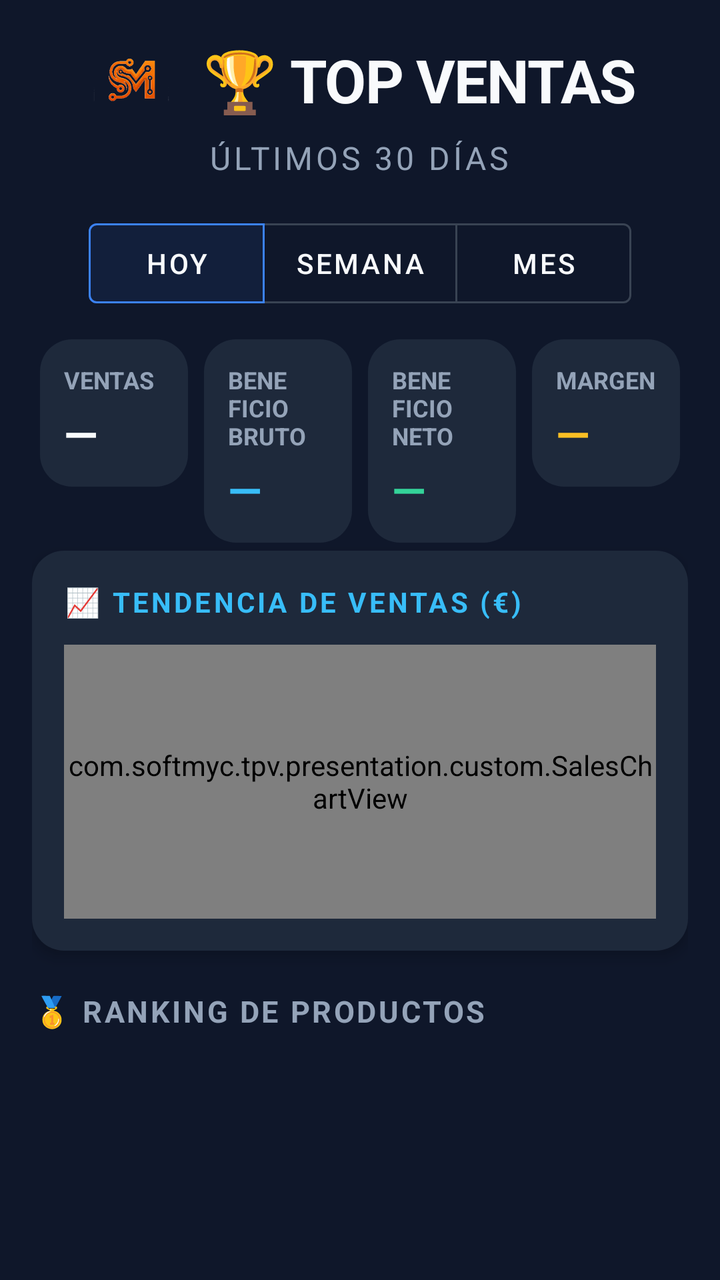
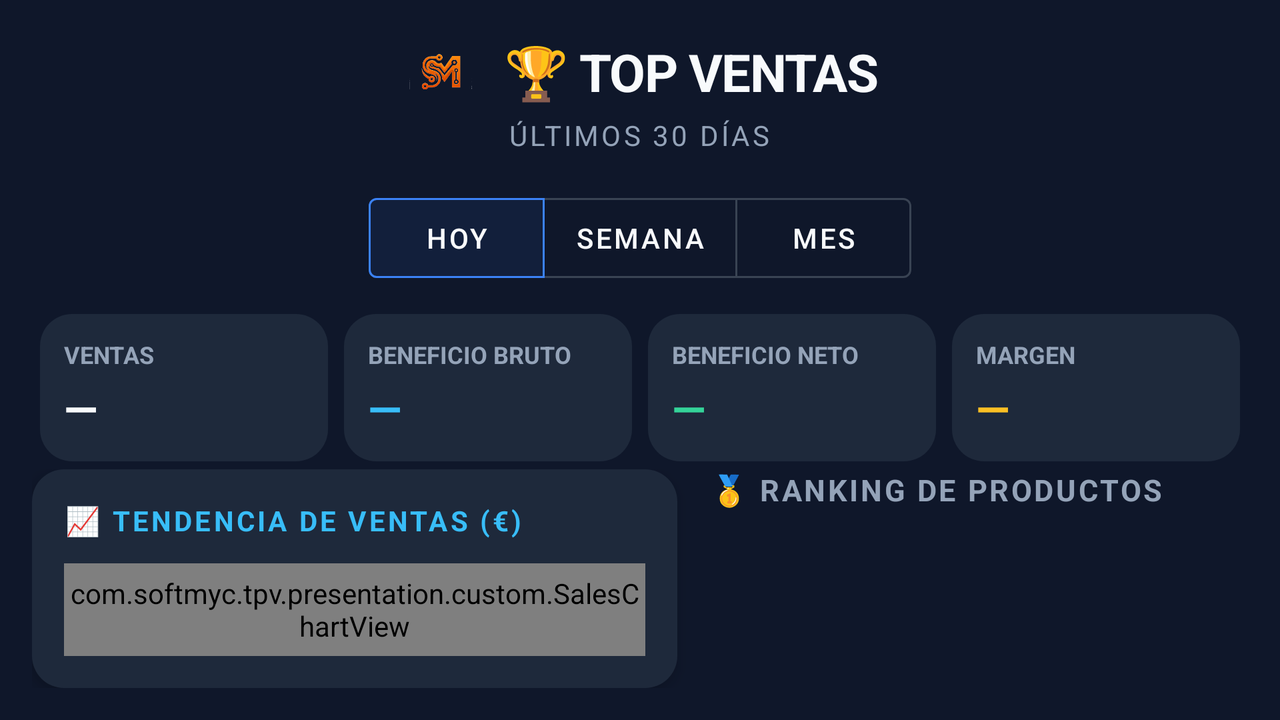

First picture: res/layout/ on a phone held upright. Second picture: the repository's own variant of that layout, on a device whose configuration matches the variant's folder. Source for both follows.
<!-- AndroidManifest.xml: application theme Theme.MyApplication -->
<!-- res/layout/activity_estadisticas.xml -->
<?xml version="1.0" encoding="utf-8"?>
<LinearLayout xmlns:android="http://schemas.android.com/apk/res/android"
    xmlns:app="http://schemas.android.com/apk/res-auto"
    xmlns:tools="http://schemas.android.com/tools"
    android:layout_width="match_parent"
    android:layout_height="match_parent"
    android:orientation="vertical"
    android:background="#0F172A"
    android:padding="16dp"
    android:fitsSystemWindows="true">

    
    <RelativeLayout
        android:layout_width="match_parent"
        android:layout_height="wrap_content"
        android:layout_marginBottom="16dp">

        <ImageButton
            android:id="@+id/btnBack"
            android:layout_width="48dp"
            android:layout_height="48dp"
            android:layout_alignParentStart="true"
            android:layout_centerVertical="true"
            android:background="?attr/selectableItemBackgroundBorderless"
            android:src="@drawable/ic_arrow_back"
            android:contentDescription="@string/volver" />

        <LinearLayout
            android:layout_width="wrap_content"
            android:layout_height="wrap_content"
            android:layout_centerInParent="true"
            android:orientation="vertical"
            android:gravity="center">

            <LinearLayout
                android:layout_width="wrap_content"
                android:layout_height="wrap_content"
                android:orientation="horizontal"
                android:gravity="center_vertical">

                <ImageView
                    android:contentDescription="@null"
                    android:layout_width="48dp"
                    android:layout_height="48dp"
                    android:src="@drawable/ic_logo_monogram"
                    android:scaleType="fitCenter"
                    android:layout_marginEnd="12dp" />

                <TextView
                    android:layout_width="wrap_content"
                    android:layout_height="wrap_content"
                    android:text="@string/top_ventas"
                    android:textColor="#F8FAFC"
                    android:textSize="30sp"
                    android:textStyle="bold"
                    android:letterSpacing="-0.02"/>
            </LinearLayout>

            <TextView
                android:layout_width="wrap_content"
                android:layout_height="wrap_content"
                android:text="@string/ultimos_30_dias"
                android:textColor="#94A3B8"
                android:textSize="16sp"
                android:layout_marginTop="4dp"
                android:textAllCaps="true"
                android:letterSpacing="0.1"/>
        </LinearLayout>
    </RelativeLayout>

    
    <com.google.android.material.button.MaterialButtonToggleGroup
        android:id="@+id/grupoPeriodo"
        android:layout_width="wrap_content"
        android:layout_height="wrap_content"
        android:layout_gravity="center_horizontal"
        android:layout_marginBottom="8dp"
        app:checkedButton="@+id/btnPeriodoHoy"
        app:selectionRequired="true"
        app:singleSelection="true">

        <com.google.android.material.button.MaterialButton
            android:id="@+id/btnPeriodoHoy"
            style="@style/Widget.MaterialComponents.Button.OutlinedButton"
            android:layout_width="wrap_content"
            android:layout_height="52dp"
            android:text="@string/periodo_hoy"
            android:textColor="#F8FAFC" />

        <com.google.android.material.button.MaterialButton
            android:id="@+id/btnPeriodoSemana"
            style="@style/Widget.MaterialComponents.Button.OutlinedButton"
            android:layout_width="wrap_content"
            android:layout_height="52dp"
            android:text="@string/periodo_semana"
            android:textColor="#F8FAFC" />

        <com.google.android.material.button.MaterialButton
            android:id="@+id/btnPeriodoMes"
            style="@style/Widget.MaterialComponents.Button.OutlinedButton"
            android:layout_width="wrap_content"
            android:layout_height="52dp"
            android:text="@string/periodo_mes"
            android:textColor="#F8FAFC" />
    </com.google.android.material.button.MaterialButtonToggleGroup>

    <LinearLayout
        android:layout_width="match_parent"
        android:layout_height="wrap_content"
        android:baselineAligned="false"
        android:orientation="horizontal">

        <LinearLayout
            android:id="@+id/cajaVentas"
            android:layout_width="0dp"
            android:layout_height="wrap_content"
            android:layout_weight="1"
            android:layout_margin="4dp"
            android:background="@drawable/fondo_tarjeta_stats"
            android:orientation="vertical"
            android:padding="12dp">

            <TextView
                android:layout_width="wrap_content"
                android:layout_height="wrap_content"
                android:text="@string/rentabilidad_ventas"
                android:textAllCaps="true"
                android:textColor="#94A3B8"
                android:textSize="12sp"
                android:textStyle="bold" />

            <TextView
                android:id="@+id/txtVentasPeriodo"
                android:layout_width="wrap_content"
                android:layout_height="wrap_content"
                android:layout_marginTop="4dp"
                android:text="—"
                android:textColor="#F8FAFC"
                android:textSize="22sp"
                android:textStyle="bold" />
        </LinearLayout>
        <LinearLayout
            android:id="@+id/cajaBruto"
            android:layout_width="0dp"
            android:layout_height="wrap_content"
            android:layout_weight="1"
            android:layout_margin="4dp"
            android:background="@drawable/fondo_tarjeta_stats"
            android:orientation="vertical"
            android:padding="12dp">

            <TextView
                android:layout_width="wrap_content"
                android:layout_height="wrap_content"
                android:text="@string/rentabilidad_bruto"
                android:textAllCaps="true"
                android:textColor="#94A3B8"
                android:textSize="12sp"
                android:textStyle="bold" />

            <TextView
                android:id="@+id/txtBeneficioBruto"
                android:layout_width="wrap_content"
                android:layout_height="wrap_content"
                android:layout_marginTop="4dp"
                android:text="—"
                android:textColor="#38BDF8"
                android:textSize="22sp"
                android:textStyle="bold" />
        </LinearLayout>
        <LinearLayout
            android:id="@+id/cajaNeto"
            android:layout_width="0dp"
            android:layout_height="wrap_content"
            android:layout_weight="1"
            android:layout_margin="4dp"
            android:background="@drawable/fondo_tarjeta_stats"
            android:orientation="vertical"
            android:padding="12dp">

            <TextView
                android:layout_width="wrap_content"
                android:layout_height="wrap_content"
                android:text="@string/rentabilidad_neto"
                android:textAllCaps="true"
                android:textColor="#94A3B8"
                android:textSize="12sp"
                android:textStyle="bold" />

            <TextView
                android:id="@+id/txtBeneficioNeto"
                android:layout_width="wrap_content"
                android:layout_height="wrap_content"
                android:layout_marginTop="4dp"
                android:text="—"
                android:textColor="#34D399"
                android:textSize="22sp"
                android:textStyle="bold" />
        </LinearLayout>
        <LinearLayout
            android:id="@+id/cajaMargen"
            android:layout_width="0dp"
            android:layout_height="wrap_content"
            android:layout_weight="1"
            android:layout_margin="4dp"
            android:background="@drawable/fondo_tarjeta_stats"
            android:orientation="vertical"
            android:padding="12dp">

            <TextView
                android:layout_width="wrap_content"
                android:layout_height="wrap_content"
                android:text="@string/rentabilidad_margen"
                android:textAllCaps="true"
                android:textColor="#94A3B8"
                android:textSize="12sp"
                android:textStyle="bold" />

            <TextView
                android:id="@+id/txtMargen"
                android:layout_width="wrap_content"
                android:layout_height="wrap_content"
                android:layout_marginTop="4dp"
                android:text="—"
                android:textColor="#FBBF24"
                android:textSize="22sp"
                android:textStyle="bold" />
        </LinearLayout>
    </LinearLayout>

    <TextView
        android:id="@+id/txtAvisoSinCoste"
        android:layout_width="match_parent"
        android:layout_height="wrap_content"
        android:layout_marginBottom="8dp"
        android:layout_marginTop="4dp"
        android:textColor="#94A3B8"
        android:textSize="13sp"
        android:visibility="gone" />

    
    <LinearLayout
        android:layout_width="match_parent"
        android:layout_height="200dp"
        android:orientation="vertical"
        android:background="@drawable/fondo_tarjeta_stats"
        android:padding="16dp"
        android:layout_marginBottom="20dp"
        android:elevation="4dp">

        <TextView
            android:layout_width="wrap_content"
            android:layout_height="wrap_content"
            android:text="@string/tendencia_de_ventas"
            android:textColor="#38BDF8"
            android:textSize="14sp"
            android:textStyle="bold"
            android:letterSpacing="0.1"
            android:layout_marginBottom="12dp"/>

        <com.softmyc.tpv.presentation.custom.SalesChartView
            android:id="@+id/salesChartView"
            android:layout_width="match_parent"
            android:layout_height="match_parent"/>
    </LinearLayout>

    
    <TextView
        android:layout_width="wrap_content"
        android:layout_height="wrap_content"
        android:text="@string/ranking_de_productos"
        android:textColor="#94A3B8"
        android:textSize="15sp"
        android:textStyle="bold"
        android:letterSpacing="0.08"
        android:layout_marginBottom="8dp"/>

    
    <ListView
        android:id="@+id/listaRanking"
        android:layout_width="match_parent"
        android:layout_height="0dp"
        android:layout_weight="1"
        android:divider="@android:color/transparent"
        android:dividerHeight="12dp"
        android:clipToPadding="false"
        tools:listitem="@layout/item_ranking"/>

</LinearLayout>
<!-- resources referenced by this layout -->
<resources>
  <!-- drawable fondo_tarjeta_stats (drawable) -->
  <?xml version="1.0" encoding="utf-8"?>
  <shape xmlns:android="http://schemas.android.com/apk/res/android">
      <solid android:color="#1E293B"/> 
      <corners android:radius="16dp"/>
  </shape>
  <!-- drawable ic_logo_monogram: png bitmap (drawable, 27535 bytes) -->
  <string name="periodo_hoy">Hoy</string>
  <string name="periodo_mes">Mes</string>
  <string name="periodo_semana">Semana</string>
  <string name="ranking_de_productos">🥇 RANKING DE PRODUCTOS</string>
  <string name="rentabilidad_bruto">Beneficio bruto</string>
  <string name="rentabilidad_margen">Margen</string>
  <string name="rentabilidad_neto">Beneficio neto</string>
  <string name="rentabilidad_ventas">Ventas</string>
  <string name="tendencia_de_ventas">📈 TENDENCIA DE VENTAS (€)</string>
  <string name="top_ventas">🏆 TOP VENTAS</string>
  <string name="ultimos_30_dias">Últimos 30 días</string>
  <string name="volver">Volver</string>
  <style name="Theme.MyApplication" parent="Theme.MaterialComponents.DayNight.NoActionBar">
          
          <item name="colorPrimary">@color/primary_brand</item>
          <item name="colorPrimaryVariant">@color/primary_variant</item>
          <item name="colorOnPrimary">@color/white</item>
          
          
          <item name="colorSecondary">@color/secondary_brand</item>
          <item name="colorSecondaryVariant">@color/secondary_brand</item>
          <item name="colorOnSecondary">@color/background_dark</item>
  
          
          <item name="android:statusBarColor">@color/background_dark</item>
          <item name="android:windowLightStatusBar">false</item>
          
          
          <item name="android:navigationBarColor">@color/background_dark</item>
          <item name="android:navigationBarDividerColor" tools:targetApi="o">@color/surface_light</item>
          <item name="android:windowDrawsSystemBarBackgrounds">true</item>
          
          
          <item name="android:windowBackground">@color/background_dark</item>
          <item name="colorSurface">@color/surface_dark</item>
          <item name="colorOnSurface">@color/text_primary</item>
  
          
      </style>
  <color name="primary_brand">#3B82F6</color>
  <color name="primary_variant">#2563EB</color>
  <color name="white">#FFFFFFFF</color>
  <color name="secondary_brand">#10B981</color>
  <color name="background_dark">#0F172A</color>
  <color name="surface_light">#334155</color>
  <color name="surface_dark">#1E293B</color>
  <color name="text_primary">#F8FAFC</color>
</resources>
<!-- res/layout-land/activity_estadisticas.xml (the repository's variant of the layout above) -->
<!-- drawn on the phone turned sideways -->
<?xml version="1.0" encoding="utf-8"?>
<LinearLayout xmlns:android="http://schemas.android.com/apk/res/android"
    xmlns:app="http://schemas.android.com/apk/res-auto"
    xmlns:tools="http://schemas.android.com/tools"
    android:layout_width="match_parent"
    android:layout_height="match_parent"
    android:orientation="vertical"
    android:background="#0F172A"
    android:padding="16dp"
    android:fitsSystemWindows="true">

    
    <RelativeLayout
        android:layout_width="match_parent"
        android:layout_height="wrap_content"
        android:layout_marginBottom="16dp">

        <ImageButton
            android:id="@+id/btnBack"
            android:layout_width="48dp"
            android:layout_height="48dp"
            android:layout_alignParentStart="true"
            android:layout_centerVertical="true"
            android:background="?attr/selectableItemBackgroundBorderless"
            android:src="@drawable/ic_arrow_back"
            app:tint="#F8FAFC"
            android:contentDescription="@string/volver" />

        <LinearLayout
            android:layout_width="wrap_content"
            android:layout_height="wrap_content"
            android:layout_centerInParent="true"
            android:orientation="vertical"
            android:gravity="center">

            <LinearLayout
                android:layout_width="wrap_content"
                android:layout_height="wrap_content"
                android:orientation="horizontal"
                android:gravity="center_vertical">

                <ImageView
                    android:layout_width="40dp"
                    android:layout_height="40dp"
                    android:src="@drawable/ic_logo_monogram"
                    android:scaleType="fitCenter"
                    android:layout_marginEnd="12dp" />

                <TextView
                    android:layout_width="wrap_content"
                    android:layout_height="wrap_content"
                    android:text="@string/top_ventas"
                    android:textColor="#F8FAFC"
                    android:textSize="26sp"
                    android:textStyle="bold"
                    android:letterSpacing="-0.02"/>
            </LinearLayout>

            <TextView
                android:layout_width="wrap_content"
                android:layout_height="wrap_content"
                android:text="@string/ultimos_30_dias"
                android:textColor="#94A3B8"
                android:textSize="14sp"
                android:layout_marginTop="2dp"
                android:textAllCaps="true"
                android:letterSpacing="0.1"/>
        </LinearLayout>
    </RelativeLayout>

    
    <com.google.android.material.button.MaterialButtonToggleGroup
        android:id="@+id/grupoPeriodo"
        android:layout_width="wrap_content"
        android:layout_height="wrap_content"
        android:layout_gravity="center_horizontal"
        android:layout_marginBottom="8dp"
        app:checkedButton="@+id/btnPeriodoHoy"
        app:selectionRequired="true"
        app:singleSelection="true">

        <com.google.android.material.button.MaterialButton
            android:id="@+id/btnPeriodoHoy"
            style="@style/Widget.MaterialComponents.Button.OutlinedButton"
            android:layout_width="wrap_content"
            android:layout_height="52dp"
            android:text="@string/periodo_hoy"
            android:textColor="#F8FAFC" />

        <com.google.android.material.button.MaterialButton
            android:id="@+id/btnPeriodoSemana"
            style="@style/Widget.MaterialComponents.Button.OutlinedButton"
            android:layout_width="wrap_content"
            android:layout_height="52dp"
            android:text="@string/periodo_semana"
            android:textColor="#F8FAFC" />

        <com.google.android.material.button.MaterialButton
            android:id="@+id/btnPeriodoMes"
            style="@style/Widget.MaterialComponents.Button.OutlinedButton"
            android:layout_width="wrap_content"
            android:layout_height="52dp"
            android:text="@string/periodo_mes"
            android:textColor="#F8FAFC" />
    </com.google.android.material.button.MaterialButtonToggleGroup>

    <LinearLayout
        android:layout_width="match_parent"
        android:layout_height="wrap_content"
        android:baselineAligned="false"
        android:orientation="horizontal">

        <LinearLayout
            android:id="@+id/cajaVentas"
            android:layout_width="0dp"
            android:layout_height="wrap_content"
            android:layout_weight="1"
            android:layout_margin="4dp"
            android:background="@drawable/fondo_tarjeta_stats"
            android:orientation="vertical"
            android:padding="12dp">

            <TextView
                android:layout_width="wrap_content"
                android:layout_height="wrap_content"
                android:text="@string/rentabilidad_ventas"
                android:textAllCaps="true"
                android:textColor="#94A3B8"
                android:textSize="12sp"
                android:textStyle="bold" />

            <TextView
                android:id="@+id/txtVentasPeriodo"
                android:layout_width="wrap_content"
                android:layout_height="wrap_content"
                android:layout_marginTop="4dp"
                android:text="—"
                android:textColor="#F8FAFC"
                android:textSize="22sp"
                android:textStyle="bold" />
        </LinearLayout>
        <LinearLayout
            android:id="@+id/cajaBruto"
            android:layout_width="0dp"
            android:layout_height="wrap_content"
            android:layout_weight="1"
            android:layout_margin="4dp"
            android:background="@drawable/fondo_tarjeta_stats"
            android:orientation="vertical"
            android:padding="12dp">

            <TextView
                android:layout_width="wrap_content"
                android:layout_height="wrap_content"
                android:text="@string/rentabilidad_bruto"
                android:textAllCaps="true"
                android:textColor="#94A3B8"
                android:textSize="12sp"
                android:textStyle="bold" />

            <TextView
                android:id="@+id/txtBeneficioBruto"
                android:layout_width="wrap_content"
                android:layout_height="wrap_content"
                android:layout_marginTop="4dp"
                android:text="—"
                android:textColor="#38BDF8"
                android:textSize="22sp"
                android:textStyle="bold" />
        </LinearLayout>
        <LinearLayout
            android:id="@+id/cajaNeto"
            android:layout_width="0dp"
            android:layout_height="wrap_content"
            android:layout_weight="1"
            android:layout_margin="4dp"
            android:background="@drawable/fondo_tarjeta_stats"
            android:orientation="vertical"
            android:padding="12dp">

            <TextView
                android:layout_width="wrap_content"
                android:layout_height="wrap_content"
                android:text="@string/rentabilidad_neto"
                android:textAllCaps="true"
                android:textColor="#94A3B8"
                android:textSize="12sp"
                android:textStyle="bold" />

            <TextView
                android:id="@+id/txtBeneficioNeto"
                android:layout_width="wrap_content"
                android:layout_height="wrap_content"
                android:layout_marginTop="4dp"
                android:text="—"
                android:textColor="#34D399"
                android:textSize="22sp"
                android:textStyle="bold" />
        </LinearLayout>
        <LinearLayout
            android:id="@+id/cajaMargen"
            android:layout_width="0dp"
            android:layout_height="wrap_content"
            android:layout_weight="1"
            android:layout_margin="4dp"
            android:background="@drawable/fondo_tarjeta_stats"
            android:orientation="vertical"
            android:padding="12dp">

            <TextView
                android:layout_width="wrap_content"
                android:layout_height="wrap_content"
                android:text="@string/rentabilidad_margen"
                android:textAllCaps="true"
                android:textColor="#94A3B8"
                android:textSize="12sp"
                android:textStyle="bold" />

            <TextView
                android:id="@+id/txtMargen"
                android:layout_width="wrap_content"
                android:layout_height="wrap_content"
                android:layout_marginTop="4dp"
                android:text="—"
                android:textColor="#FBBF24"
                android:textSize="22sp"
                android:textStyle="bold" />
        </LinearLayout>
    </LinearLayout>

    <TextView
        android:id="@+id/txtAvisoSinCoste"
        android:layout_width="match_parent"
        android:layout_height="wrap_content"
        android:layout_marginBottom="8dp"
        android:layout_marginTop="4dp"
        android:textColor="#94A3B8"
        android:textSize="13sp"
        android:visibility="gone" />

    
    <LinearLayout
        android:layout_width="match_parent"
        android:layout_height="0dp"
        android:layout_weight="1"
        android:orientation="horizontal"
        android:baselineAligned="false">

        
        <LinearLayout
            android:layout_width="0dp"
            android:layout_height="match_parent"
            android:layout_weight="1.2"
            android:orientation="vertical"
            android:background="@drawable/fondo_tarjeta_stats"
            android:padding="16dp"
            android:layout_marginEnd="16dp"
            android:elevation="4dp">

            <TextView
                android:layout_width="wrap_content"
                android:layout_height="wrap_content"
                android:text="@string/tendencia_de_ventas"
                android:textColor="#38BDF8"
                android:textSize="14sp"
                android:textStyle="bold"
                android:letterSpacing="0.1"
                android:layout_marginBottom="12dp"/>

            <com.softmyc.tpv.presentation.custom.SalesChartView
                android:id="@+id/salesChartView"
                android:layout_width="match_parent"
                android:layout_height="match_parent"/>
        </LinearLayout>

        
        <LinearLayout
            android:layout_width="0dp"
            android:layout_height="match_parent"
            android:layout_weight="1"
            android:orientation="vertical">

            
            <TextView
                android:layout_width="wrap_content"
                android:layout_height="wrap_content"
                android:text="@string/ranking_de_productos"
                android:textColor="#94A3B8"
                android:textSize="15sp"
                android:textStyle="bold"
                android:letterSpacing="0.08"
                android:layout_marginBottom="8dp"/>

            
            <ListView
                android:id="@+id/listaRanking"
                android:layout_width="match_parent"
                android:layout_height="match_parent"
                android:divider="@android:color/transparent"
                android:dividerHeight="12dp"
                android:clipToPadding="false"
                tools:listitem="@layout/item_ranking"/>
        </LinearLayout>

    </LinearLayout>

</LinearLayout>
